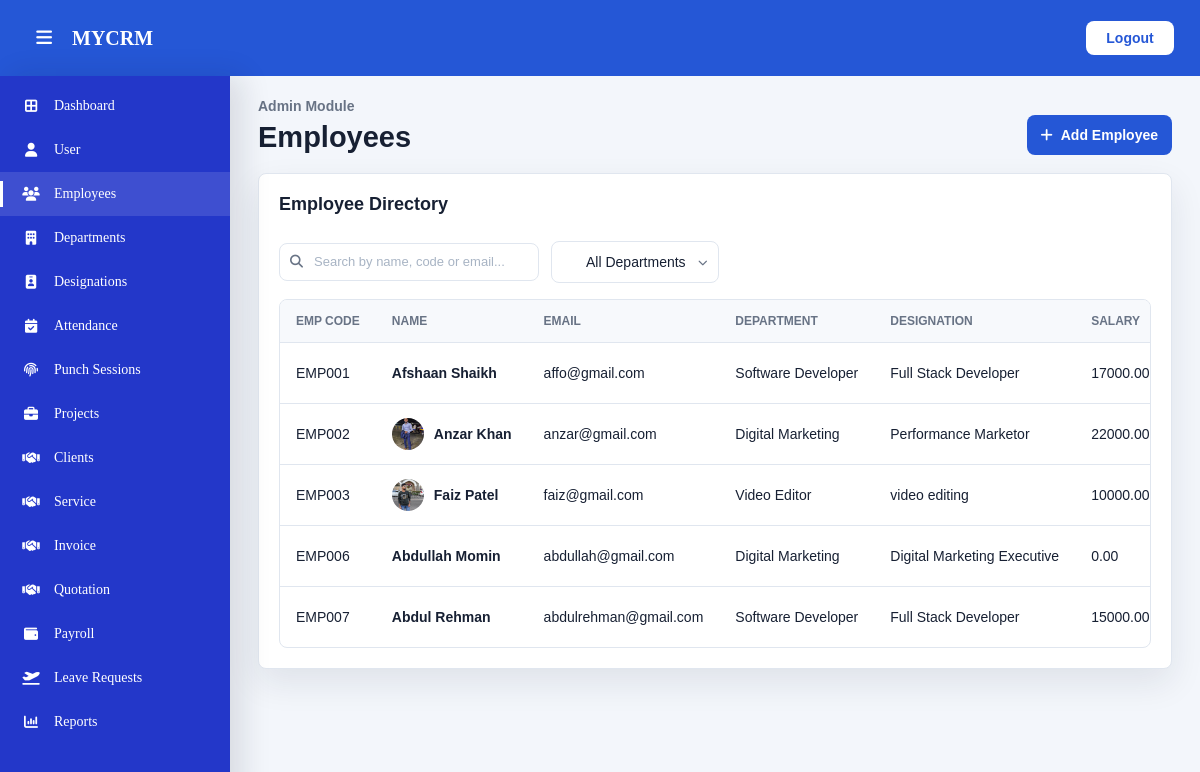
Page /dashboard/admin/employees/ (signed in) on the committed database.
### employees/models.py (models this page shows, shortened)
class Employee(models.Model):
    EMPLOYMENT_STATUS = [
        ("ACTIVE",   "Active"),
        ("INACTIVE", "Inactive"),
        ("RESIGNED", "Resigned"),
    ]
    user = models.OneToOneField(
        User,
        on_delete=models.CASCADE,
        related_name="employee_profile"
    )
    first_name        = models.CharField(max_length=100)
    last_name         = models.CharField(max_length=100)
    phone             = models.CharField(max_length=15, unique=True)
    profile_image     = models.ImageField(upload_to="profiles/", null=True, blank=True)
    address           = models.TextField(blank=True)
    date_of_birth     = models.DateField(null=True, blank=True)
    emergency_contact = models.CharField(max_length=15, blank=True)
    bio = models.TextField(blank=True, null=True)
    skills = models.JSONField(default=list, blank=True)
    employee_code     = models.CharField(max_length=20, unique=True, blank=True)
    employment_status = models.CharField(max_length=20, choices=EMPLOYMENT_STATUS, default="ACTIVE")
    department        = models.ForeignKey(
        Department,
        on_delete=models.SET_NULL,
        null=True, blank=True,
        related_name="employees"
    )
    designation       = models.ForeignKey(
        Designation,
        on_delete=models.SET_NULL,
        null=True, blank=True,
        related_name="employees"
    )
    joining_date      = models.DateField()
    bank_account = models.CharField(max_length=50, blank=True)
    bank_name     = models.CharField(max_length=100, blank=True)
    salary            = models.DecimalField(max_digits=10, decimal_places=2)
    created_at        = models.DateTimeField(auto_now_add=True)
    updated_at        = models.DateTimeField(auto_now=True)
    @property
    def email(self):
        return self.user.email
    @property
    def full_name(self):
        return f"{self.first_name} {self.last_name}"

class Department(models.Model):
    name       = models.CharField(max_length=100, unique=True)
    created_at = models.DateTimeField(auto_now_add=True)

class Designation(models.Model):
    title      = models.CharField(max_length=100, unique=True)
    department = models.ForeignKey(
        Department,
        on_delete=models.SET_NULL,
        null=True, blank=True,
        related_name="designations"
    )
    created_at = models.DateTimeField(auto_now_add=True)

### accounts/models.py (models this page shows, shortened)
class User(AbstractBaseUser, PermissionsMixin):
    ROLE_CHOICES = [
        ("admin",    "Admin"),
        ("hr",       "HR"),
        ("manager",  "Manager"),
        ("employee", "Employee"),
    ]
    email      = models.EmailField(unique=True)
    role       = models.CharField(max_length=20, choices=ROLE_CHOICES, default="employee")
    is_active  = models.BooleanField(default=True)
    is_staff   = models.BooleanField(default=False)
    created_at = models.DateTimeField(auto_now_add=True)
    updated_at = models.DateTimeField(auto_now=True)
    objects = UserManager()
    USERNAME_FIELD  = "email"
    REQUIRED_FIELDS = []

### dashboard/views.py (the view, shortened to what this page needs)
# urls.py: path("admin/employees/", employee_list, name="employee_list"),
@login_required
def employee_list(request):
    employees = Employee.objects.select_related('user', 'department', 'designation').all().order_by('id')
    pending_employee_users = User.objects.filter(
        role="employee",
        employee_profile__isnull=True,
    ).order_by("id")
    search_query = request.GET.get('search', '')
    dept_filter = request.GET.get('department', '')
    if dept_filter:
        employees = employees.filter(department_id=dept_filter)
        pending_employee_users = pending_employee_users.none()
    departments = Department.objects.all().order_by('name')
    context = {
        'employees': employees,
        'pending_employee_users': pending_employee_users,
        'departments': departments,
        'search_query': search_query,
        'dept_filter': dept_filter,
    }
    return render(request, 'admin/employee.html', context)

### accounts/utils.py (called while the page is built)
def is_mobile_device(request):
    user_agent = request.META.get('HTTP_USER_AGENT', '').lower()
    mobile_keywords = [
        'android', 'iphone', 'ipad', 'ipod', 'blackberry',
        'windows phone', 'opera mini', 'mobile', 'webos',
        'iemobile', 'silk'
    ]
    for keyword in mobile_keywords:
        if keyword in user_agent:
            return True
    return False

### dashboard/templates/admin/employee.html (shortened to what this page needs)
{% extends "dashboard/admin_base.html" %}
{% load static %}
{% block extra_css %}
<link rel="stylesheet" href="{% static 'css/admin/employee.css' %}">
{% endblock %}
{% block content %}
<section class="mycrm-content">
        <div class="mycrm-page-heading">
            <div>
                <p class="mycrm-eyebrow">Admin Module</p>
                <h1>Employees</h1>
            </div>
            <div class="mycrm-page-heading-actions">
                <a href="{% url 'dashboard:add_employee' %}">
                    <button class="mycrm-btn" type="button">
                        <i class="fa-solid fa-plus"></i>
                        Add Employee
                    </button>
                </a>
            </div>
        </div>
        <div class="mycrm-card">
            <div class="mycrm-card-header">
                <h2>Employee Directory</h2>
            </div>
            <form method="GET" action="{% url 'dashboard:employee_list' %}" data-employee-filter-form>
                <div class="mycrm-filter-bar">
                    <div class="mycrm-search-wrap">
                        <input type="text" class="mycrm-search-input" name="search"
                               placeholder="Search by name, code or email..."
                               value="{{ search_query }}"/>
                    </div>
                    <div class="mycrm-select-wrap">
                    </div>
                </div>
            </form>
            <div class="mycrm-table-wrap">
                <table class="mycrm-table">
                    <thead>
                        <tr>
                            <th>Emp Code</th>
                            <th>Name</th>
                            <th>Email</th>
                            <th>Department</th>
                            <th>Designation</th>
                            <th>Salary</th>
                        </tr>
                    </thead>
                    <tbody>
                        {% for employee in employees %}
                        <tr>
                            <td>{{ employee.employee_code }}</td>
                            <td>
                                <div class="mycrm-person-cell">
                                    {% if employee.profile_image %}
                                        <img src="{{ employee.profile_image.url }}" alt="" style="width:32px;height:32px;border-radius:50%;object-fit:cover;">
                                    {% endif %}
                                    <strong>{{ employee.full_name }}</strong>
                                </div>
                            </td>
                            <td>{{ employee.email }}</td>
                            <td>{{ employee.department.name|default:"-" }}</td>
                            <td>{{ employee.designation.title|default:"-" }}</td>
                            <td>{{ employee.salary }}</td>
                        </tr>
                        {% endfor %}
                    </tbody>
                </table>
            </div>
        </div>
</section>
{% endblock %}

### dashboard/templates/dashboard/admin_base.html (shortened to what this page needs)
{% load static %}
<!DOCTYPE html>
<html lang="en">
<head>
    <link rel="stylesheet" href="{% static 'css/admin/layout.css' %}">
    <link rel="stylesheet" href="https://cdnjs.cloudflare.com/ajax/libs/font-awesome/6.5.2/css/all.min.css">
    {% block extra_css %}
    {% endblock %}
</head>
<body>
    <div class="mycrm-admin">
        {% include "dashboard/admin_navigation.html" %}
        <main class="mycrm-main">
            {% block content %}
            {% endblock %}
        </main>
    </div>
</body>
</html>

### dashboard/templates/dashboard/admin_navigation.html (shortened to what this page needs)
<header class="mycrm-topbar">
    <div class="mycrm-topbar-left">
        <button
            class="mycrm-icon-btn"
            type="button"
            data-mycrm-sidebar-toggle
            aria-label="Toggle sidebar"
        >
            <i class="fa-solid fa-bars"></i>
        </button>
        <div class="mycrm-topbar-logo">MYCRM</div>
    </div>
    <div class="mycrm-topbar-actions">
        <form method="post" action="{% url 'logout' %}" class="mycrm-logout-form">
            <button type="submit" class="mycrm-logout-btn">Logout</button>
        </form>
    </div>
</header>
<aside class="mycrm-sidebar" data-mycrm-sidebar>
    <nav class="mycrm-sidebar-nav" aria-label="Admin navigation">
        <a href="{% url 'dashboard:admin_dashboard' %}"
           class="mycrm-nav-link {% if request.resolver_match.url_name == 'admin_dashboard' %}mycrm-active{% endif %}">
            <i class="fa-solid fa-border-all"></i>
            <span>Dashboard</span>
        </a>
        <a href="{% url 'dashboard:user_list' %}"
           class="mycrm-nav-link {% if request.resolver_match.url_name == 'user_list' %}mycrm-active{% endif %}">
            <i class="fa-solid fa-user"></i>
            <span>User</span>
        </a>
        <a href="{% url 'dashboard:employee_list' %}"
           class="mycrm-nav-link {% if request.resolver_match.url_name == 'employee_list' %}mycrm-active{% endif %}">
            <i class="fa-solid fa-users"></i>
            <span>Employees</span>
        </a>
        <a href="{% url 'dashboard:department_list' %}"
           class="mycrm-nav-link {% if request.resolver_match.url_name == 'department_list' %}mycrm-active{% endif %}">
            <i class="fa-solid fa-building"></i>
            <span>Departments</span>
        </a>
        <a href="{% url 'dashboard:designation_list' %}"
           class="mycrm-nav-link {% if request.resolver_match.url_name == 'designation_list' %}mycrm-active{% endif %}">
            <i class="fa-solid fa-id-badge"></i>
            <span>Designations</span>
        </a>
        <a href="{% url 'dashboard:attendance_list' %}"
           class="mycrm-nav-link {% if request.resolver_match.url_name == 'attendance_list' %}mycrm-active{% endif %}">
            <i class="fa-solid fa-calendar-check"></i>
            <span>Attendance</span>
        </a>
        <a href="{% url 'dashboard:punch_sessions' %}"
           class="mycrm-nav-link {% if request.resolver_match.url_name == 'punch_sessions' %}mycrm-active{% endif %}">
            <i class="fa-solid fa-fingerprint"></i>
            <span>Punch Sessions</span>
        </a>
        <a href="{% url 'dashboard:project_list' %}"
           class="mycrm-nav-link {% if request.resolver_match.url_name == 'project_list' %}mycrm-active{% endif %}">
            <i class="fa-solid fa-briefcase"></i>
            <span>Projects</span>
        </a>
        <a href="{% url 'dashboard:client_list' %}"
           class="mycrm-nav-link {% if request.resolver_match.url_name == 'client_list' %}mycrm-active{% endif %}">
            <i class="fa-solid fa-handshake"></i>
            <span>Clients</span>
        </a>
        <a href="{% url 'dashboard:service_list' %}"
           class="mycrm-nav-link {% if request.resolver_match.url_name == 'client_list' %}mycrm-active{% endif %}">
            <i class="fa-solid fa-handshake"></i>
            <span>Service</span>
        </a>
        <a href="{% url 'dashboard:invoice_list' %}"
           class="mycrm-nav-link {% if request.resolver_match.url_name == 'client_list' %}mycrm-active{% endif %}">
            <i class="fa-solid fa-handshake"></i>
            <span>Invoice</span>
        </a>
           <a href="{% url 'dashboard:invoice_item_list' %}"
           class="mycrm-nav-link {% if request.resolver_match.url_name == 'client_list' %}mycrm-active{% endif %}">
            <i class="fa-solid fa-handshake"></i>
            <span>Quotation</span>
        </a>
        <a href="{% url 'dashboard:payroll_list' %}"
           class="mycrm-nav-link {% if request.resolver_match.url_name == 'payroll_list' %}mycrm-active{% endif %}">
            <i class="fa-solid fa-wallet"></i>
            <span>Payroll</span>
        </a>
        <a href="{% url 'dashboard:leave_requests' %}"
           class="mycrm-nav-link {% if request.resolver_match.url_name == 'leave_requests' %}mycrm-active{% endif %}">
            <i class="fa-solid fa-plane-departure"></i>
            <span>Leave Requests</span>
        </a>
        <a href="{% url 'dashboard:report_list' %}"
           class="mycrm-nav-link {% if request.resolver_match.url_name == 'report_list' %}mycrm-active{% endif %}">
            <i class="fa-solid fa-chart-column"></i>
            <span>Reports</span>
        </a>
    </nav>
</aside>

### static/css/admin/layout.css (style rules this page uses)
.mycrm-admin { --mycrm-primary: #2557d6; --mycrm-sidebar: #2337c9; --mycrm-bg: #f3f6fb; --mycrm-text: #172033; --mycrm-topbar-height: 76px; --mycrm-sidebar-width: 230px; min-height: 100vh; background: var(--mycrm-bg); color: var(--mycrm-text); font-family: Poppins, Arial, sans-serif; font-size: 14px; width: 100%; overflow-x: clip; }
.mycrm-admin *, .mycrm-admin *::before, .mycrm-admin *::after { box-sizing: border-box; }
.mycrm-admin .mycrm-topbar { position: fixed; inset: 0 0 auto 0; z-index: 50; height: var(--mycrm-topbar-height); display: flex; align-items: center; justify-content: space-between; padding: 0 26px; background: var(--mycrm-primary); color: #fff; }
.mycrm-admin .mycrm-topbar-left, .mycrm-admin .mycrm-topbar-actions { display: flex; align-items: center; gap: 10px; }
.mycrm-admin .mycrm-topbar-logo { font-family: Georgia, "Times New Roman", serif; font-size: 20px; font-weight: 700; }
.mycrm-admin .mycrm-sidebar { position: fixed; top: var(--mycrm-topbar-height); bottom: 0; left: 0; z-index: 100; width: var(--mycrm-sidebar-width); overflow-y: auto; background: var(--mycrm-sidebar); box-shadow: 12px 0 28px rgba(15, 23, 42, 0.12); transition: transform 0.22s ease; }
.mycrm-admin .mycrm-sidebar-nav { display: grid; padding: 8px 0 24px; }
.mycrm-admin .mycrm-nav-link { min-height: 44px; display: flex; align-items: center; gap: 14px; padding: 0 22px; color: #fff; text-decoration: none; position: relative; }
.mycrm-admin .mycrm-nav-link::before { content: ""; position: absolute; top: 9px; bottom: 9px; left: 0; width: 3px; background: #fff; opacity: 0; }
.mycrm-admin .mycrm-nav-link:hover, .mycrm-admin .mycrm-nav-link.mycrm-active { background: rgba(255, 255, 255, 0.12); }
.mycrm-admin .mycrm-nav-link:hover::before, .mycrm-admin .mycrm-nav-link.mycrm-active::before { opacity: 1; }
.mycrm-admin .mycrm-nav-link i { width: 18px; text-align: center; }
.mycrm-admin .mycrm-main { min-height: 100vh; margin-left: var(--mycrm-sidebar-width); transition: margin-left 0.22s ease; }
.mycrm-admin .mycrm-content { padding: calc(var(--mycrm-topbar-height) + 22px) 28px 36px; }
.mycrm-admin .mycrm-icon-btn, .mycrm-admin .mycrm-logout-btn { border: 0; cursor: pointer; }
.mycrm-admin .mycrm-logout-form { margin: 0; }
.mycrm-admin .mycrm-icon-btn { width: 36px; height: 36px; background: transparent; color: #fff; font-size: 18px; }
.mycrm-admin .mycrm-logout-btn { min-width: 88px; min-height: 34px; border-radius: 8px; background: #fff; color: var(--mycrm-primary); font: inherit; font-weight: 700; display: flex; align-items: center; justify-content: center; text-decoration: none; }

### rows in the picture
Employee: employee_code "EMP001", full_name "Afshaan Shaikh", email "affo@gmail.com", department.name "Software Developer", designation "Full Stack Developer", salary "17000.00"
Employee: employee_code "EMP002", profile_image (picture), full_name "Anzar Khan", email "anzar@gmail.com", department.name "Digital Marketing", designation "Performance Marketor", salary "22000.00"
Employee: employee_code "EMP003", profile_image (picture), full_name "Faiz Patel", email "faiz@gmail.com", department.name "Video Editor", designation "video editing", salary "10000.00"
Employee: employee_code "EMP006", full_name "Abdullah Momin", email "abdullah@gmail.com", department.name "Digital Marketing", designation "Digital Marketing Executive", salary "0.00"
Employee: employee_code "EMP007", full_name "Abdul Rehman", email "abdulrehman@gmail.com", department.name "Software Developer", designation "Full Stack Developer", salary "15000.00"
